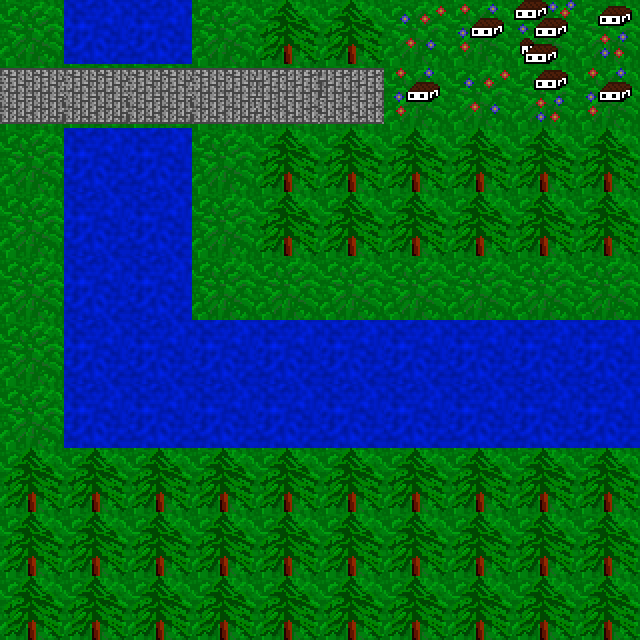

This game map was drawn from its Tiled (.tmx) file and the tilesets committed beside it. A one-line description and the trimmed map source follow:
An orthogonal 10x10 tile map with 64x64 px tiles, 3 tile layers (Tile Layer 1, Tile Layer 3, Tile Layer 2) and 4 objects (teleport).

<map height="10" orientation="orthogonal" tileheight="64" tilewidth="64" version="1.0" width="10">
 <properties><property name="blended tiles" value="3,17,18,20,21,25,26" />
  <property name="start" value="0,1" />
 </properties>
 <tileset firstgid="1" name="tileset32" tileheight="64" tilewidth="64">
  <image height="256" source="tileset32.png" width="512" />
 </tileset>
 <layer height="10" name="Tile Layer 1" width="10">
  <data>[100 cells, 100 non-empty, 1 distinct tile ids]</data>
 </layer>
 <layer height="10" name="Tile Layer 3" width="10">
  <data>[100 cells, 14 non-empty, 6 distinct tile ids]</data>
 </layer>
 <layer height="10" name="Tile Layer 2" width="10">
  <data>[100 cells, 70 non-empty, 2 distinct tile ids]</data>
 </layer>
 <objectgroup height="10" name="Object Layer 1" width="10">
  <object height="64" type="teleport" width="64" x="512" y="0">
   <properties>
    <property name="collision" value="true" />
    <property name="teleport" value="cornelia" />
   </properties>
  </object>
  <object height="64" width="128" x="64" y="0">
   <properties>
    <property name="collision" value="true" />
   </properties>
  </object>
  <object height="320" width="128" x="64" y="128">
   <properties>
    <property name="collision" value="true" />
   </properties>
  </object>
  <object height="128" width="448" x="192" y="320">
   <properties>
    <property name="collision" value="true" />
   </properties>
  </object>
 </objectgroup>
</map>
